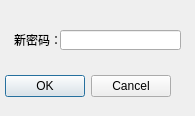
<?xml version="1.0" encoding="UTF-8"?>
<ui version="4.0">
 <class>Dialog</class>
 <widget class="QDialog" name="Dialog">
  <property name="geometry">
   <rect>
    <x>0</x>
    <y>0</y>
    <width>195</width>
    <height>116</height>
   </rect>
  </property>
  <property name="windowTitle">
   <string>Dialog</string>
  </property>
  <widget class="QDialogButtonBox" name="buttonBox">
   <property name="geometry">
    <rect>
     <x>0</x>
     <y>70</y>
     <width>171</width>
     <height>32</height>
    </rect>
   </property>
   <property name="orientation">
    <enum>Qt::Horizontal</enum>
   </property>
   <property name="standardButtons">
    <set>QDialogButtonBox::Cancel|QDialogButtonBox::Ok</set>
   </property>
  </widget>
  <widget class="QLineEdit" name="lineEdit">
   <property name="geometry">
    <rect>
     <x>60</x>
     <y>30</y>
     <width>121</width>
     <height>20</height>
    </rect>
   </property>
  </widget>
  <widget class="QLabel" name="label">
   <property name="geometry">
    <rect>
     <x>14</x>
     <y>34</y>
     <width>54</width>
     <height>12</height>
    </rect>
   </property>
   <property name="text">
    <string>新密码：</string>
   </property>
  </widget>
 </widget>
 <resources/>
 <connections>
  <connection>
   <sender>buttonBox</sender>
   <signal>accepted()</signal>
   <receiver>Dialog</receiver>
   <slot>accept()</slot>
   <hints>
    <hint type="sourcelabel">
     <x>248</x>
     <y>254</y>
    </hint>
    <hint type="destinationlabel">
     <x>157</x>
     <y>274</y>
    </hint>
   </hints>
  </connection>
  <connection>
   <sender>buttonBox</sender>
   <signal>rejected()</signal>
   <receiver>Dialog</receiver>
   <slot>reject()</slot>
   <hints>
    <hint type="sourcelabel">
     <x>316</x>
     <y>260</y>
    </hint>
    <hint type="destinationlabel">
     <x>286</x>
     <y>274</y>
    </hint>
   </hints>
  </connection>
 </connections>
</ui>
